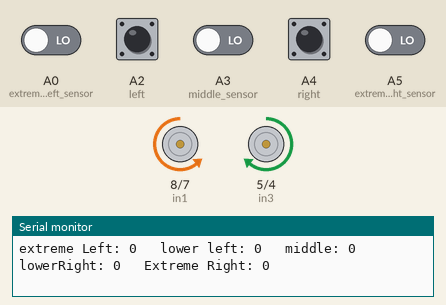
A sketch run on a simulated Arduino Uno, built with avr-gcc and run on an emulated ATmega328P. Shown: motor-driver pin pairs drawn as motors (green arrow = first pin HIGH = forward, orange = second pin HIGH = backward, longer = more drive, scaled by the enable pin), the last lines printed to the serial monitor. Inputs (shaded band) come from the test bench; at power-on: A0 (extreme_left_sensor), A2 (left), A3 (middle_sensor), A4 (right), A5 (extreme_right_sensor) LOW.

Above: at 1.2 s.
1.3 s: A3 (middle_sensor) driven HIGH
At 2.0 s:
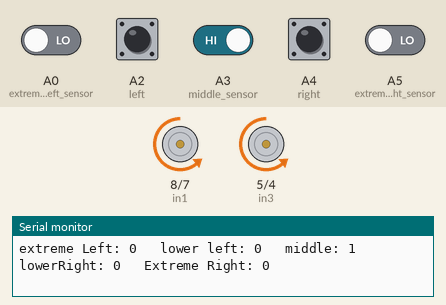
2.9 s: A4 (right) pulled HIGH for 0.15 s
At 3.09 s:
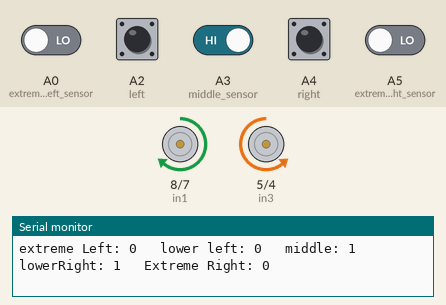
4.6 s: A0 (extreme_left_sensor) driven HIGH
At 5.2 s:
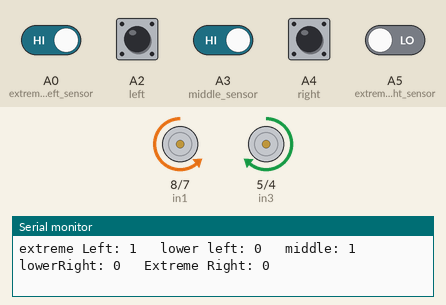
7.6 s: A0 (extreme_left_sensor) driven LOW
At 8.8 s:
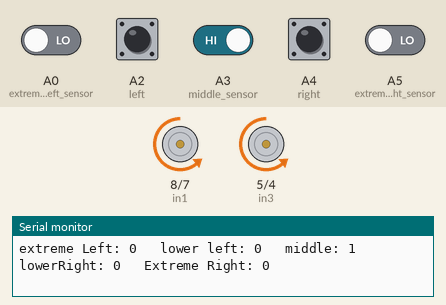
Timing chart, 0 to 10.6 s (numbered marks = the images above; inputs shaded):
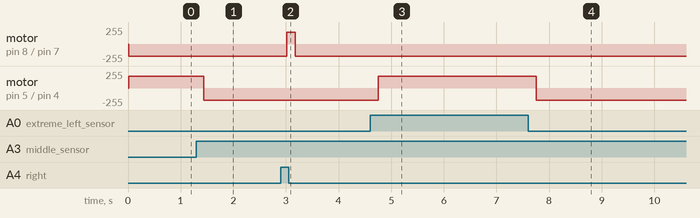

The sketch:

Rescue_line_bot_Arduino_L298D_interfaced.ino
```cpp
// Motor A connections
int enA = 9;
int in1 = 8;
int in2 = 7;
// Motor B connections
int enB = 3;
int in3 = 5;
int in4 = 4;

const int onblack= 1;  // reading for black line from sensor is less than this
const int onWhite= 0; // reading for white line is greater than this

void setup()
{
  // Set all the motor control pins to outputs


  Serial.begin(9600);

  pinMode(enA, OUTPUT);
  pinMode(enB, OUTPUT);
  pinMode(in1, OUTPUT);
  pinMode(in2, OUTPUT);
  pinMode(in3, OUTPUT);
  pinMode(in4, OUTPUT);

    // pinMode(A0,INPUT);
  pinMode(A0,INPUT);  //extreme left sensor
  pinMode(A2,INPUT);  //left
  pinMode(A3,INPUT);  // middle sensor
  pinMode(A4,INPUT);   // right
  pinMode(A5,INPUT);  // extreme right sensor

  // Turn off motors - Initial state
  digitalWrite(in1, LOW);
  digitalWrite(in2, LOW);
  digitalWrite(in3, LOW);
  digitalWrite(in4, LOW);
   digitalWrite(enA, HIGH);
  digitalWrite(enB, HIGH);
}

void loop()
{
 int extreme_left=digitalRead(A0);//extreme_left  Extreme Left
int lower_left=digitalRead(A2);//lower_left
int middle=digitalRead(A3);//middle  middle
int lower_right=digitalRead(A4);//lower_right
int extreme_right=digitalRead(A5);//extreme_right   Extreme right

Serial.print("extreme Left: ");
Serial.print(extreme_left);
Serial.print("\t lower left: ");
Serial.print(lower_left);
Serial.print("\t middle: ");
Serial.print(middle);
Serial.print("\t lowerRight: ");
Serial.print(lower_right);
Serial.print("\t Extreme Right: ");
Serial.println(extreme_right);

analogWrite(enA, 180);
analogWrite(enB, 180);

if( isOnBlack(extreme_left) || isOnBlack(lower_left))
{
  Left();
  Left();
  Left();
}

else if( isOnBlack(extreme_right) || isOnBlack(lower_right))
{
  Right();
  Right();
  Right();
}

else
{
  if(isOnWhite(extreme_left) && isOnWhite(lower_left) && isOnBlack(middle) && isOnWhite(lower_right) && isOnWhite(extreme_right))
  {
    Forward();
  }
  else if(isOnWhite(extreme_left) && isOnWhite(lower_left) && isOnWhite(middle) && isOnBlack(lower_right) || isOnBlack(extreme_right))
  {
    Right();
  }
  else if(isOnBlack(extreme_left) && isOnBlack(lower_left) && isOnWhite(middle) && isOnWhite(lower_right) || isOnWhite(extreme_right) )
  {
    Left();
  }
  else if( isOnWhite(extreme_left) && isOnWhite(lower_left) && isOnWhite(middle) && isOnWhite(lower_right) && isOnWhite(extreme_right) )
  {
    Left();   // replace with left if gap is present
    Left();   // replace with left if gap is present
    Left();   // replace with left if gap is present
    Left();   // replace with left if gap is present
    Left();   // replace with left if gap is present
    Left();   // replace with left if gap is present

  }
  else if( isOnBlack(extreme_left) && isOnBlack(lower_left) && isOnBlack(middle) && isOnBlack(lower_right) && isOnBlack(extreme_right) )
  {
    Stop();
  }


}


}

bool isOnBlack(int sensor){

if( sensor == onblack)
return true;
else
return false;
}


bool isOnWhite(int sensor){
  if(sensor == onWhite)
  return true;
  else
  return false;
}


void Forward()
{
  digitalWrite(in1, LOW);
  digitalWrite(in2, HIGH);
  digitalWrite(in3, LOW);
  digitalWrite(in4, HIGH);
}

void Backward()
{
  digitalWrite(in1, HIGH);
  digitalWrite(in2, LOW);
  digitalWrite(in3, HIGH);
  digitalWrite(in4, LOW);
}

void Stop()
{
  digitalWrite(in1, LOW);
  digitalWrite(in2, LOW);
  digitalWrite(in3, LOW);
  digitalWrite(in4, LOW);
}

void Left()
{
  digitalWrite(in1, LOW);
  digitalWrite(in2, HIGH);
  digitalWrite(in3, HIGH);
  digitalWrite(in4, LOW);
}

void Right()
{
  digitalWrite(in1, HIGH);
  digitalWrite(in2, LOW);
  digitalWrite(in3, LOW);
  digitalWrite(in4, HIGH);
}
// This function lets you control spinning direction of motors
void directionControl() {
  // Set motors to maximum speed
  digitalWrite(enA, HIGH);
  digitalWrite(enB, HIGH);

  // Turn on motor A & B
  digitalWrite(in1, HIGH);
  digitalWrite(in2, LOW);
  digitalWrite(in3, HIGH);
  digitalWrite(in4, LOW);
  delay(2000);

  // Now change motor directions
  digitalWrite(in1, LOW);
  digitalWrite(in2, HIGH);
  digitalWrite(in3, LOW);
  digitalWrite(in4, HIGH);
  delay(2000);

  // Turn off motors
  digitalWrite(in1, LOW);
  digitalWrite(in2, LOW);
  digitalWrite(in3, LOW);
  digitalWrite(in4, LOW);
}

// This function lets you control speed of the motors
void speedControl() {
  // Turn on motors
  digitalWrite(in1, LOW);
  digitalWrite(in2, HIGH);
  digitalWrite(in3, LOW);
  digitalWrite(in4, HIGH);

  // Accelerate from zero to maximum speed
  for (int i = 0; i < 256; i++) {
    analogWrite(enA, i);
    analogWrite(enB, i);
    delay(20);
  }

  // Decelerate from maximum speed to zero
  for (int i = 255; i >= 0; --i) {
    analogWrite(enA, i);
    analogWrite(enB, i);
    delay(20);
  }

  // Now turn off motors
  digitalWrite(in1, LOW);
  digitalWrite(in2, LOW);
  digitalWrite(in3, LOW);
  digitalWrite(in4, LOW);
}
```

Measured:
- after the input at 1.3 s, motor on pin 5 (in3) / pin 4 (in4): forward 180/255 → backward 180/255 after 0.13 s
- after the input at 2.9 s, motor on pin 8 (in1) / pin 7 (in2): backward 180/255 → forward 180/255 after 0.12 s, → backward 180/255 0.16 s later
- after the input at 4.6 s, motor on pin 5 (in3) / pin 4 (in4): backward 180/255 → forward 180/255 after 0.15 s
- after the input at 7.6 s, motor on pin 5 (in3) / pin 4 (in4): forward 180/255 → backward 180/255 after 0.16 s
